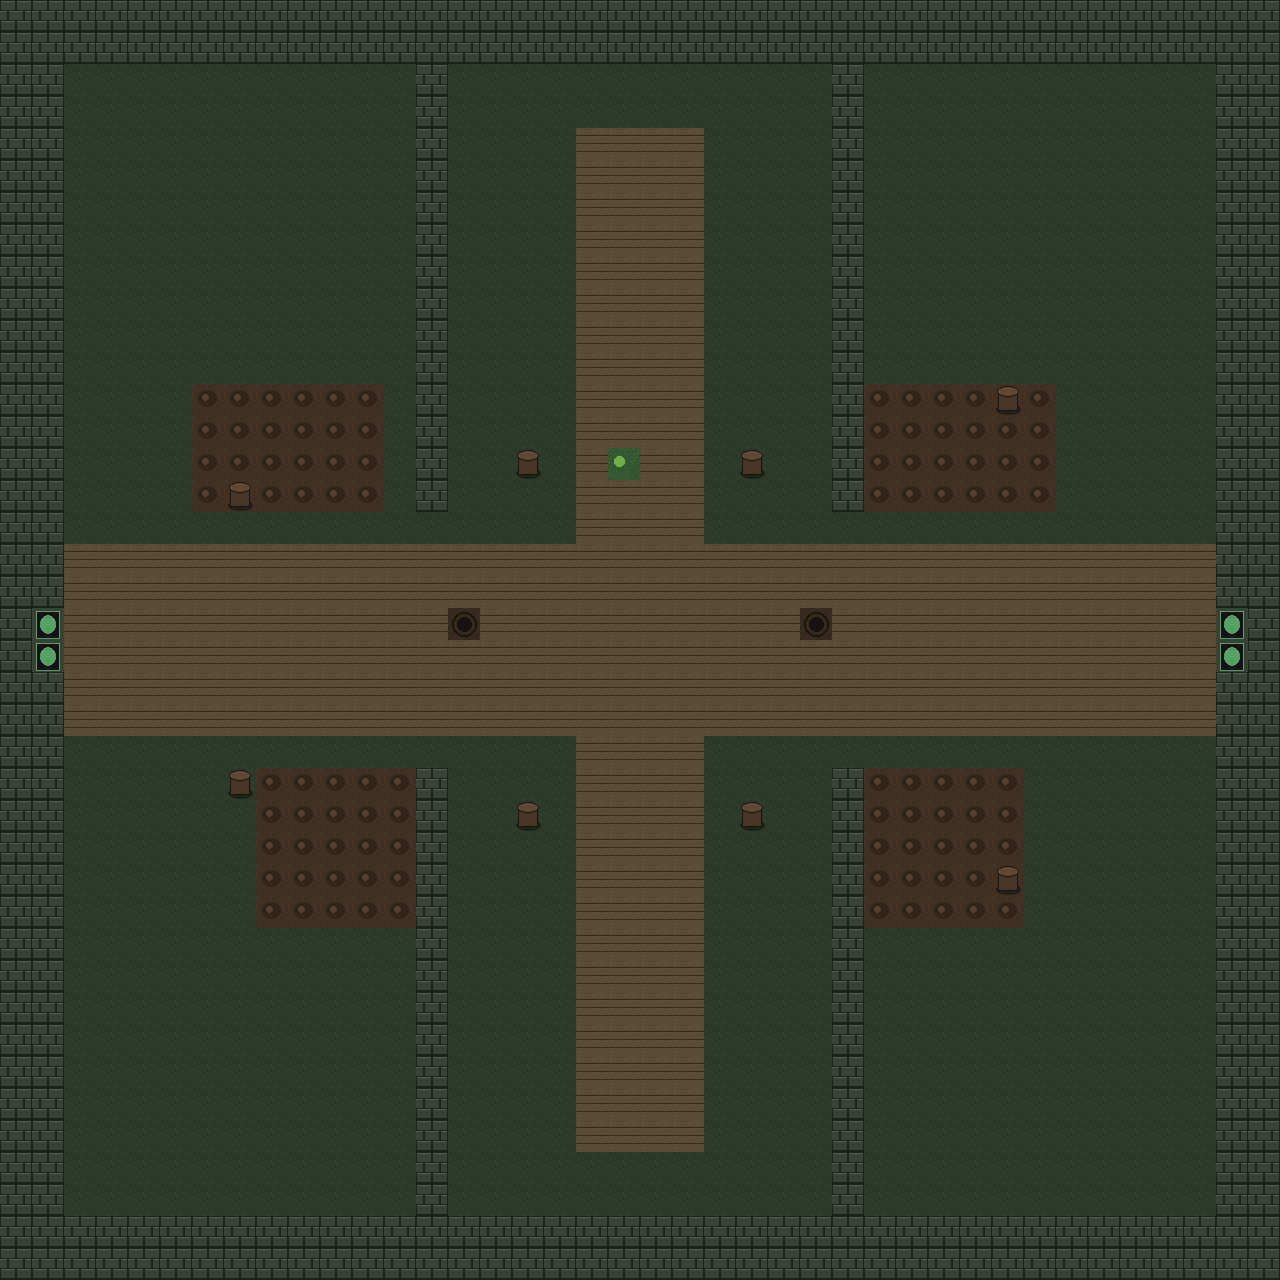

A level layout from a 2D game, rendered from its tile map. Below: a short description, then the map file with tile-grid data replaced by summaries:
An orthogonal 40x40 tile map with 32x32 px tiles, 5 tile layers (Tile Layer 1, hazard_mud, dinding, pillars, ...).

<map version="1.10" tiledversion="1.12.2" orientation="orthogonal" renderorder="right-down" width="40" height="40" tilewidth="32" tileheight="32" infinite="0" nextlayerid="6" nextobjectid="1">
 <tileset firstgid="1" source="assets/tilesets/biome_tiles.tsx" />
 <layer id="1" name="Tile Layer 1" width="40" height="40">
  <data>[1600 cells, 1600 non-empty, 2 distinct tile ids]</data>
 </layer>
 <layer id="2" name="hazard_mud" width="40" height="40">
  <data>[1600 cells, 111 non-empty, 3 distinct tile ids]</data>
 </layer>
 <layer id="3" name="dinding" width="40" height="40">
  <data>[1600 cells, 360 non-empty, 1 distinct tile ids]</data>
 </layer>
 <layer id="4" name="pillars" width="40" height="40">
  <data>[1600 cells, 8 non-empty, 1 distinct tile ids]</data>
 </layer>
 <layer id="5" name="pintu" width="40" height="40">
  <data>[1600 cells, 4 non-empty, 1 distinct tile ids]</data>
 </layer>
</map>
